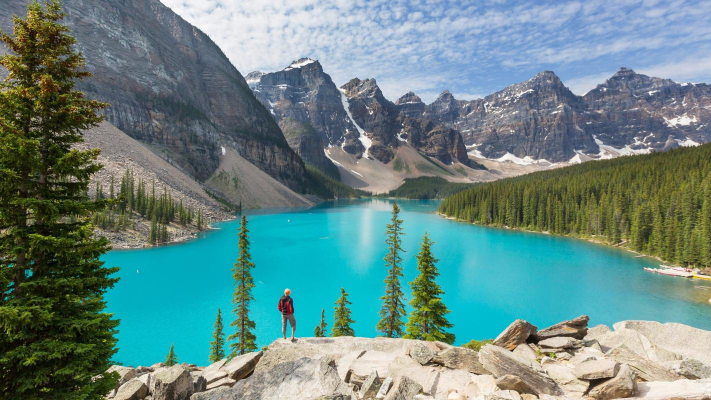
//> input picture test_photo.jpeg, 1422 x 800 px (shown at 1/2 size)
$ ./07_03   (built with g++ and OpenCV 4)
//> lines starting //> are read from the running program, lines starting //| are printed output that depends on the picture
#include <iostream>
#include <opencv2/highgui/highgui.hpp>
#include <opencv2/imgproc/imgproc.hpp>
#include <opencv2/opencv.hpp>
using namespace cv;
using std::string;
int main(int argc, const char *argv[])
{ // 显示源图像
    string path = "test_photo.jpeg";
    Mat image = imread(path);
//> image is the input picture: 800 rows x 1422 cols, CV_8UC3; mean B, G, R 132.7, 135.9, 102.7
    namedWindow("origin");
    imshow("origin", image);

    // Canny边缘检测
    Mat edges;
    Canny(image, edges, 50, 150);
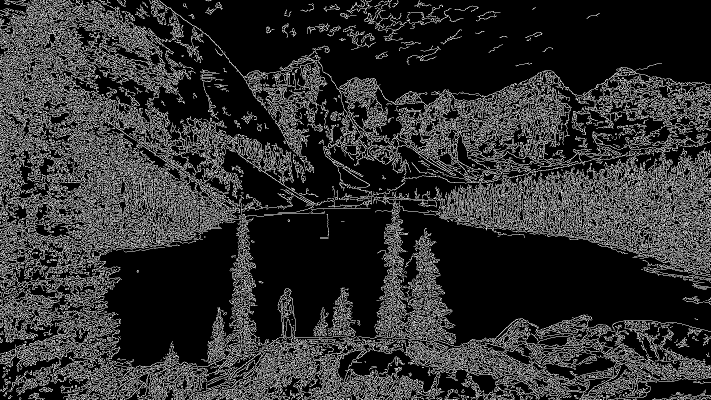
//> edges: 800 rows x 1422 cols, CV_8UC1 (shown at 1/2 size); 18.9% white in thin lines or dots
    namedWindow("edges");
    imshow("edges", edges);

    // 膨胀操作
    Mat dilated;
    dilate(image, dilated, Mat(), Point(-1, -1), 2);
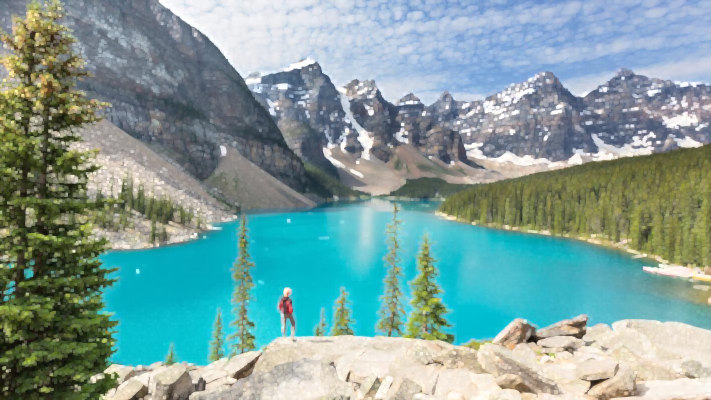
//> dilated: 800 rows x 1422 cols, CV_8UC3 (shown at 1/2 size); mean B, G, R 155.6, 159, 126.8
    namedWindow("dilated");
    imshow("dilated", dilated);

    // 侵蚀操作
    Mat eroded;
    erode(image, eroded, Mat(), Point(-1, -1), 2);
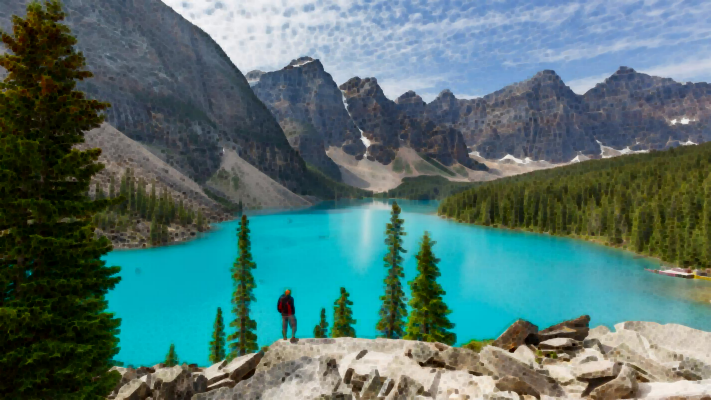
//> eroded: 800 rows x 1422 cols, CV_8UC3 (shown at 1/2 size); mean B, G, R 112.3, 114.5, 81
    namedWindow("eroded");
    imshow("eroded", eroded);

    // 缩放为50%
    Mat resized;
    resize(image, resized, Size(), 0.5, 0.5);
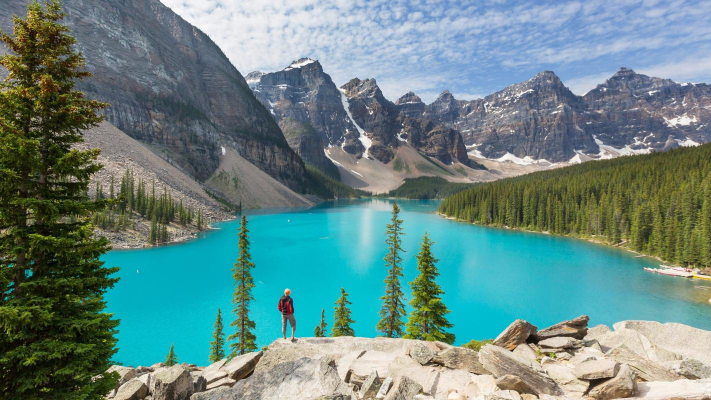
//> resized: 400 rows x 711 cols, CV_8UC3; mean B, G, R 132.8, 136, 102.9
    namedWindow("resized");
    imshow("resized", resized);

    waitKey(0);

    return 0;
}
